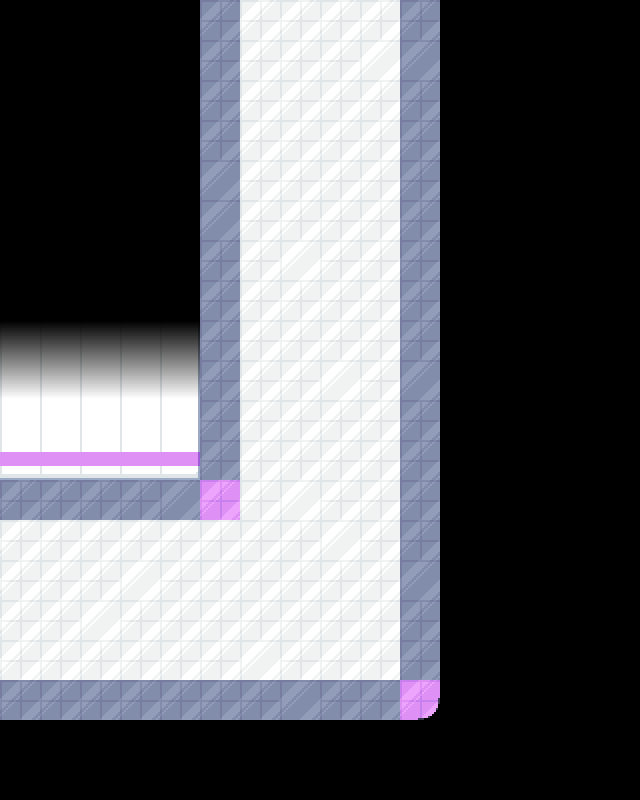

A 2D game scene composited from a Tiled map and its tileset images. What follows is a short description and the map's XML, with every tile layer's data as written:
An orthogonal 16x20 tile map with 40x40 px tiles, 2 tile layers (tiles, decals) and 17 objects (6x npc, 2x floormirror, 2x transition, top, spawn, ...).

<map version="1.11" tiledversion="1.12.2" orientation="orthogonal" renderorder="right-down" width="16" height="20" tilewidth="40" tileheight="40" infinite="0" nextlayerid="7" nextobjectid="29">
 <editorsettings>
  <export target="southHall.lua" format="lua" />
 </editorsettings>
 <properties>
  <property name="light" type="bool" value="false" />
  <property name="music" value="alley_ambience" />
 </properties>
 <tileset firstgid="1" source="../tilesets/mall.tsx" />
 <layer id="1" name="tiles" width="16" height="20">
  <data encoding="csv">
0,0,0,0,0,30,29,29,29,29,30,0,0,0,0,0,
0,0,0,0,0,30,29,29,29,36,37,0,0,0,0,0,
0,0,0,0,0,30,29,29,29,29,30,0,0,0,0,0,
0,0,0,0,0,30,29,29,29,29,30,0,0,0,0,0,
0,0,0,0,0,37,29,29,29,29,30,0,0,0,0,0,
0,0,0,0,0,37,29,29,29,29,30,0,0,0,0,0,
0,0,0,0,0,30,29,36,29,29,30,0,0,0,0,0,
0,0,0,0,0,30,29,29,29,29,30,0,0,0,0,0,
9,9,9,9,10,30,29,29,29,29,30,0,0,0,0,0,
9,9,9,9,10,30,29,29,36,29,37,0,0,0,0,0,
9,9,9,9,10,30,29,29,29,29,30,0,0,0,0,0,
16,16,16,16,17,30,29,29,29,29,30,0,0,0,0,0,
30,30,30,30,37,31,29,36,29,29,30,0,0,0,0,0,
29,29,29,29,29,29,29,29,36,29,30,0,0,0,0,0,
29,29,29,36,29,29,29,29,29,29,37,0,0,0,0,0,
29,29,36,29,29,29,29,29,29,29,30,0,0,0,0,0,
29,29,29,29,29,29,36,29,29,29,30,0,0,0,0,0,
30,30,30,30,30,30,30,37,30,30,31,0,0,0,0,0,
0,0,0,0,0,0,0,0,0,0,0,0,0,0,0,0,
0,0,0,0,0,0,0,0,0,0,0,0,0,0,0,0
</data>
 </layer>
 <layer id="2" name="decals" width="16" height="20">
  <data encoding="csv">
0,0,0,0,0,0,0,0,0,0,0,0,0,0,0,0,
0,0,0,0,0,0,0,0,0,0,0,0,0,0,0,0,
0,0,0,0,0,0,0,0,0,0,0,0,0,0,0,0,
0,0,0,0,0,0,0,0,0,0,0,0,0,0,0,0,
0,0,0,0,0,0,0,0,0,0,0,0,0,0,0,0,
0,0,0,0,0,0,0,0,0,0,0,0,0,0,0,0,
0,0,0,0,0,0,0,0,0,0,0,0,0,0,0,0,
0,0,0,0,0,0,0,0,0,0,0,0,0,0,0,0,
6,6,6,6,6,0,0,0,0,0,0,0,0,0,0,0,
13,13,13,13,13,0,0,0,0,0,0,0,0,0,0,0,
0,0,0,0,0,0,0,0,0,0,0,0,0,0,0,0,
0,0,0,0,0,0,0,0,0,0,0,0,0,0,0,0,
0,0,0,0,0,0,0,0,0,0,0,0,0,0,0,0,
0,0,0,0,0,0,0,0,0,0,0,0,0,0,0,0,
0,0,0,0,0,0,0,0,0,0,0,0,0,0,0,0,
0,0,0,0,0,0,0,0,0,0,0,0,0,0,0,0,
0,0,0,0,0,0,0,0,0,0,0,0,0,0,0,0,
0,0,0,0,0,0,0,0,0,0,12,0,0,0,0,0,
0,0,0,0,0,0,0,0,0,0,0,0,0,0,0,0,
0,0,0,0,0,0,0,0,0,0,0,0,0,0,0,0
</data>
 </layer>
 <objectgroup id="6" name="floormirror" class="objects">
  <object id="26" name="floormirror" x="0" y="480" width="200" height="240" />
  <object id="27" name="floormirror" x="200" y="0" width="240" height="720" />
 </objectgroup>
 <objectgroup color="#0000ff" id="5" name="collision">
  <object id="1" x="160" y="0" width="40" height="440" />
  <object id="2" x="0" y="440" width="200" height="40" />
  <object id="3" x="0" y="720" width="440" height="40" />
  <object id="4" x="440" y="0" width="40" height="720" />
 </objectgroup>
 <objectgroup color="#ff00ff" id="3" name="objects">
  <object id="5" name="transition" x="200" y="-40" width="240" height="40">
   <properties>
    <property name="map" value="hall" />
    <property name="marker" value="bottom" />
   </properties>
  </object>
  <object id="7" name="npc" x="195" y="80" width="40" height="40">
   <properties>
    <property name="actor" value="bench/right" />
    <property name="cutscene" value="generic.bench" />
   </properties>
  </object>
  <object id="9" name="npc" x="405" y="80" width="40" height="40">
   <properties>
    <property name="actor" value="bench/left" />
    <property name="cutscene" value="generic.bench" />
   </properties>
  </object>
  <object id="15" name="npc" x="195" y="400" width="40" height="40">
   <properties>
    <property name="actor" value="bench/right" />
    <property name="cutscene" value="generic.bench" />
   </properties>
  </object>
  <object id="18" name="npc" x="405" y="400" width="40" height="40">
   <properties>
    <property name="actor" value="bench/left" />
    <property name="cutscene" value="generic.bench" />
   </properties>
  </object>
  <object id="19" name="npc" x="40" y="480" width="40" height="40">
   <properties>
    <property name="actor" value="bench/down" />
    <property name="cutscene" value="generic.bench" />
   </properties>
  </object>
  <object id="20" name="npc" x="40" y="700" width="40" height="40">
   <properties>
    <property name="actor" value="bench/bottom" />
    <property name="cutscene" value="generic.bench" />
   </properties>
  </object>
  <object id="24" name="transition" x="-40" y="480" width="40" height="240">
   <properties>
    <property name="map" value="spawn" />
    <property name="marker" value="right" />
   </properties>
  </object>
 </objectgroup>
 <objectgroup color="#7f00ff" id="4" name="markers">
  <object id="6" name="top" x="320" y="40">
   <point />
  </object>
  <object id="8" name="spawn" x="320" y="600">
   <point />
  </object>
  <object id="25" name="left" x="40" y="600">
   <point />
  </object>
 </objectgroup>
</map>
